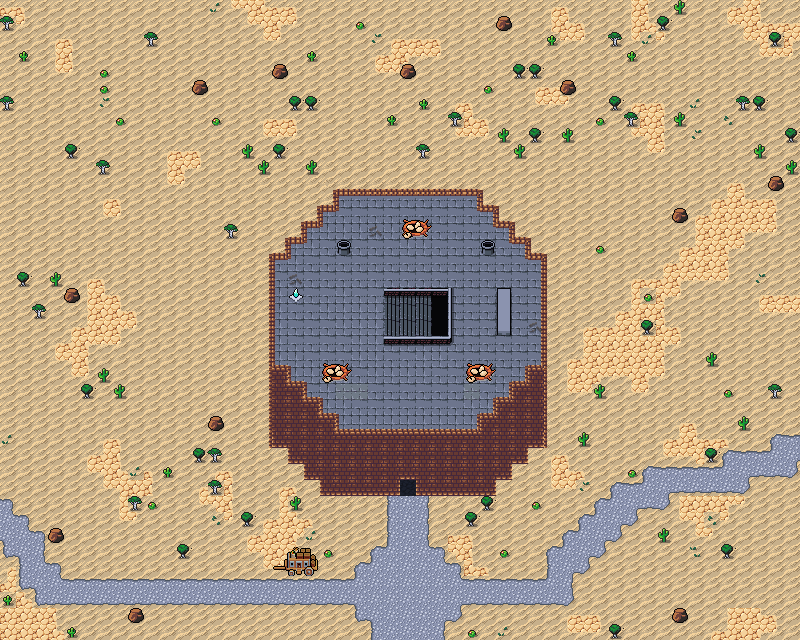

Below is a game level as drawn by its tile map, then a one-line description and the .tmx that defines it (tile-layer data replaced by summaries):
An orthogonal 50x40 tile map with 16x16 px tiles, 6 tile layers (Collision, Background, Ground, Walls, ...), 4 tilesets and 37 objects.

<map version="1.10" tiledversion="1.10.1" orientation="orthogonal" renderorder="right-down" width="50" height="40" tilewidth="16" tileheight="16" infinite="0" nextlayerid="11" nextobjectid="135">
 <editorsettings>
  <export target="wastetown..tmx" format="tmx" />
 </editorsettings>
 <tileset firstgid="1" source="../../../../common/maps/tileset/main.tsx" />
 <tileset firstgid="10113" source="../../../../common/maps/tileset/buildings.tsx" />
 <tileset firstgid="11905" source="../../../../common/maps/tileset/dungeon.tsx" />
 <tileset firstgid="16385" source="../../../../common/maps/tileset/FarmFood.tsx" />
 <layer id="10" name="Collision" width="50" height="40">
  <data>[2000 cells, 107 non-empty, 6 distinct tile ids]</data>
 </layer>
 <layer id="1" name="Background" width="50" height="40">
  <data>[2000 cells, 1816 non-empty, 7 distinct tile ids]</data>
 </layer>
 <layer id="8" name="Ground" width="50" height="40">
  <data>[2000 cells, 657 non-empty, 46 distinct tile ids]</data>
 </layer>
 <layer id="2" name="Walls" width="50" height="40">
  <data>[2000 cells, 245 non-empty, 17 distinct tile ids]</data>
 </layer>
 <layer id="3" name="Clutter" width="50" height="40">
  <data>[2000 cells, 322 non-empty, 42 distinct tile ids]</data>
 </layer>
 <layer id="9" name="Shades" width="50" height="40" opacity="0.6" tintcolor="#000000">
  <properties>
   <property name="spriteLayer" type="bool" value="true" />
  </properties>
  <data>[2000 cells, 4 non-empty, 2 distinct tile ids]</data>
 </layer>
 <objectgroup id="4" name="Objects">
  <object id="90" template="../../../../common/maps/obj/door_left.tx" x="399.25" y="498.25" width="20" height="20">
   <properties>
    <property name="direction" value="down" />
    <property name="teleport" value="../RioEdited/maps/map/aerie/aerie_1.tmx" />
    <property name="teleportObjectId" value="38" />
   </properties>
  </object>
  <object id="91" template="../../../../common/maps/obj/enemy.tx" x="138.284" y="133.754">
   <properties>
    <property name="enemy" value="Griffin" />
    <property name="threatRange" type="int" value="30" />
    <property name="waypoints" value="118,121,120" />
   </properties>
  </object>
  <object id="92" template="../../../../common/maps/obj/enemy.tx" x="330.66" y="575.497">
   <properties>
    <property name="dialog">[
	{
		"text": "Welcome {var=player_name}, I see you are here to look at some of our fine birds. You must be pretty smart to come to us, since our prices are indeed unmatched compared to those of other sellers in Shandalar!",
		"loctext": "adv.aerie_aerie_0.92.d.n0.text",
		"options": [
			{
				"name": "Who are you?",
				"locname": "adv.aerie_aerie_0.92.d.n2.name",
				"text": "I'm a worker of the aerie guild, we are one of the biggest conglomerate of breeders of the various bird species of Shandalar. We have a few breeding sites like this scattered around the various biomes of Shandalar. My task is to sell those birds to eager adventurers like you. So take a look around.",
				"loctext": "adv.aerie_aerie_0.92.d.n1.text",
				"options": [
					{
						"name": "Am I allowed to enter the aerie?",
						"locname": "adv.aerie_aerie_0.92.d.n4.name",
						"text": "I'm afraid to say to you that you are not allowed to do that. Our guild is very protective of its breeding practices, which have been developed over a span of more than thousands of years. Because of that, we don't want our competitors peeking into our business. If anyone without permission enters the aerie, that person will be reprimanded by the various guards and even the birds, who have been trained to attack unwanted intruders.",
						"loctext": "adv.aerie_aerie_0.92.d.n3.text",
						"options": [
							{
								"name": "Thanks for the information. Goodbye.",
								"locname": "adv.aerie_aerie_0.92.d.n6.name",
								"text": "Leave",
								"loctext": "adv.shared.leave"
							}
						]
					}
				]
			}
		]
	}
]</property>
    <property name="enemy" value="Aerie Guard" />
   </properties>
  </object>
  <object id="94" template="../../../../common/maps/obj/gold.tx" x="709.083" y="51.833" />
  <object id="95" template="../../../../common/maps/obj/gold.tx" x="23.894" y="33.341" />
  <object id="99" template="../../../../common/maps/obj/enemy.tx" x="129.829" y="248.132">
   <properties>
    <property name="enemy" value="Scarab" />
    <property name="threatRange" type="int" value="30" />
    <property name="waypoints" value="119,120,119,117" />
   </properties>
  </object>
  <object id="100" template="../../../../common/maps/obj/enemy.tx" x="407.538" y="233.709">
   <properties>
    <property name="enemy" value="Griffin" />
    <property name="threatRange" type="int" value="40" />
   </properties>
  </object>
  <object id="102" template="../../../../common/maps/obj/gold.tx" x="431.962" y="417.046" />
  <object id="103" template="../../../../common/maps/obj/gold.tx" x="414.938" y="417.887" />
  <object id="105" template="../../../../common/maps/obj/manashards.tx" x="371.712" y="418.546" />
  <object id="106" template="../../../../common/maps/obj/manashards.tx" x="393.712" y="418.546" />
  <object id="108" template="../../../../common/maps/obj/enemy.tx" x="471.212" y="379.546">
   <properties>
    <property name="enemy" value="Griffin" />
    <property name="threatRange" type="int" value="40" />
   </properties>
  </object>
  <object id="110" template="../../obj/booster.tx" x="372.5" y="403">
   <properties>
    <property name="reward">[{"editions":["DMU","BRO","NEO","MID","VOW","SNC","ONE","MOM","MAT","WOE","AFR"],"type":"card","count":10,"rarity":["Common"]},{"editions":["DMU","BRO","NEO","MID","VOW","SNC","ONE","MOM","MAT","WOE","AFR"],"type":"card","count":3,"rarity":["Uncommon"]},{"editions":["DMU","BRO","NEO","MID","VOW","SNC","ONE","MOM","MAT","WOE","AFR"],"type":"card","count":3,"rarity":["Rare","Mythic Rare"]}]</property>
   </properties>
  </object>
  <object id="111" template="../../obj/booster.tx" x="394.5" y="402">
   <properties>
    <property name="reward">[{"editions":["DMU","BRO","NEO","MID","VOW","SNC","ONE","MOM","MAT","WOE","AFR"],"type":"card","count":10,"rarity":["Common"]},{"editions":["DMU","BRO","NEO","MID","VOW","SNC","ONE","MOM","MAT","WOE","AFR"],"type":"card","count":3,"rarity":["Uncommon"]},{"editions":["DMU","BRO","NEO","MID","VOW","SNC","ONE","MOM","MAT","WOE","AFR"],"type":"card","count":3,"rarity":["Rare","Mythic Rare"]}]</property>
   </properties>
  </object>
  <object id="112" template="../../obj/booster.tx" x="415.5" y="403.5">
   <properties>
    <property name="reward">[{"editions":["DMU","BRO","NEO","MID","VOW","SNC","ONE","MOM","MAT","WOE","AFR"],"type":"card","count":10,"rarity":["Common"]},{"editions":["DMU","BRO","NEO","MID","VOW","SNC","ONE","MOM","MAT","WOE","AFR"],"type":"card","count":3,"rarity":["Uncommon"]},{"editions":["DMU","BRO","NEO","MID","VOW","SNC","ONE","MOM","MAT","WOE","AFR"],"type":"card","count":3,"rarity":["Rare","Mythic Rare"]}]</property>
   </properties>
  </object>
  <object id="113" template="../../../../common/maps/obj/enemy.tx" x="327" y="378.5">
   <properties>
    <property name="enemy" value="Griffin" />
    <property name="threatRange" type="int" value="40" />
   </properties>
  </object>
  </objectgroup>
</map>
<!-- 21 of 37 objects omitted -->
